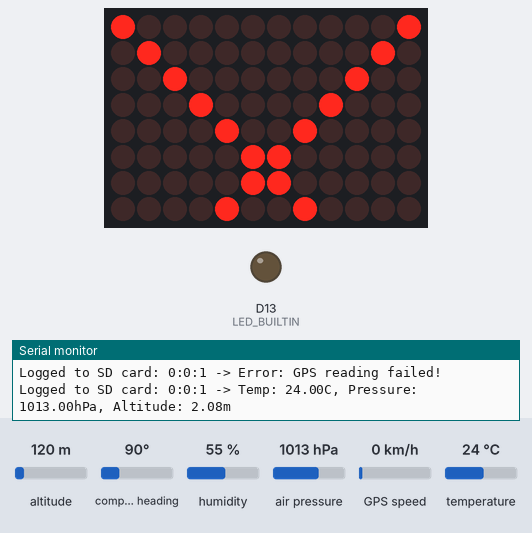
The sketch below on a simulated Arduino Uno R4 WiFi. Parts: 12×8 LED matrix, output pins drawn as LEDs (lit = HIGH), the last lines printed to the serial monitor. The inputs (shaded band) are chosen by the test bench; at power-on: altitude 120 m, compass heading 90°, humidity 55 %, air pressure 1013 hPa, GPS speed 0 km/h, temperature 24 °C. Storage starts empty; the GPS gets a fix after 3 s at 37.7749, -122.4194 with 8 satellites.

Above: at 1.1 s.
At 5.4 s:
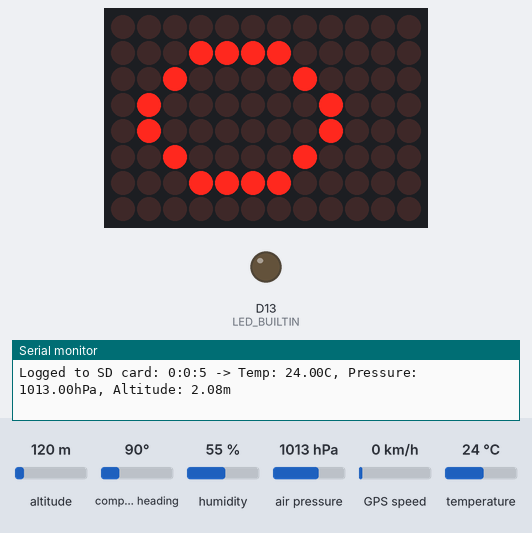

The sketch:

Arduino-HAB.ino
```cpp
#include <Wire.h>
#include <WDT.h>
#include "GPSModule.h"
#include "SDCardModule.h"
#include "BMP180Module.h"
#include "TempModule.h"
#include "Arduino_LED_Matrix.h" // Include the LED Matrix library
#include "config.h"

ArduinoLEDMatrix matrix; // Create an LED matrix object

const long wdtInterval = 5000;  // 5 seconds timeout
unsigned long wdtMillis = 0;

// LED blink timing
const int errorBlinkInterval = 500; // milliseconds
bool errorLedState = false;
unsigned long lastBlinkTime = 0;

bool isTerminating = false;
unsigned long terminationStart = 0;

uint8_t smallCircle[8][12] = {
  {0,0,0,0,0,0,0,0,0,0,0,0},
  {0,0,0,1,1,1,1,0,0,0,0,0},
  {0,0,1,0,0,0,0,1,0,0,0,0},
  {0,1,0,0,0,0,0,0,1,0,0,0},
  {0,1,0,0,0,0,0,0,1,0,0,0},
  {0,0,1,0,0,0,0,1,0,0,0,0},
  {0,0,0,1,1,1,1,0,0,0,0,0},
  {0,0,0,0,0,0,0,0,0,0,0,0}
};

uint8_t xPattern[8][12] = {
  {1,0,0,0,0,0,0,0,0,0,0,1},
  {0,1,0,0,0,0,0,0,0,0,1,0},
  {0,0,1,0,0,0,0,0,0,1,0,0},
  {0,0,0,1,0,0,0,0,1,0,0,0},
  {0,0,0,0,1,0,0,1,0,0,0,0},
  {0,0,0,0,0,1,1,0,0,0,0,0},
  {0,0,0,0,0,1,1,0,0,0,0,0},
  {0,0,0,0,1,0,0,1,0,0,0,0}
};

void setup() {
  pinMode(LED_BUILTIN, OUTPUT);
  matrix.begin();

  Serial.begin(115200);
  while (!Serial);

  delay(1000);
  Serial.println(F("NEO-6M GPS + SD Logging"));
  Serial.print(F("TinyGPSPlus v")); Serial.println(TinyGPSPlus::libraryVersion());

  // Track module initialization status
  bool sdOK = initSDCard(SD_CS_PIN);
  bool bmpOK = initBMP180();
  bool tempOK = initAHT10();

  if (!sdOK) Serial.println(F("SD card initialization failed."));
  if (!bmpOK) Serial.println(F("BMP180 initialization failed."));


  Serial.print("SD Card status: ");
  Serial.println(sdOK ? "Success" : "Failed");

  Serial.print("BMP180 status: ");
  Serial.println(bmpOK ? "Success" : "Failed");

  Serial.print("AHT10 init: ");
  Serial.println(tempOK ? "Success" : "FAILED");


  if (!sdOK || !bmpOK|| !tempOK) {
    errorLedState = true;
  }

  Serial1.begin(9600); // GPS
}

void loop() {
  // Refresh watchdog (if enabled)
  /*
  if (millis() - wdtMillis >= wdtInterval - 1) {
    WDT.refresh();
    wdtMillis = millis();
  }
  */

  // Error LED handling
  if (errorLedState) {
    digitalWrite(LED_BUILTIN, HIGH);
  }
  if(hasGPSFix()){
    matrix.renderBitmap(smallCircle, 8, 12);
  }
  else{
    matrix.renderBitmap(xPattern, 8, 12);
  }

  // GPS data
  if (readGPSData(gps)) {
    String gpsLog = String("Lat: ") + gps.location.lat() +
                    ",Lng: " + gps.location.lng() +
                    ",Date: " + gps.date.month() + "/" + gps.date.day() + "/" + gps.date.year() +
                    ",Time: " + gps.time.hour() + ":" + gps.time.minute() + ":" + gps.time.second();
    logToSDCard(gpsLog);
  } else {
    logToSDCard("Error: GPS reading failed!");
  }

  // BMP data
  float temperature, pressure, altitude;
  if(readBMP180Data(temperature, pressure, altitude)){
    String barometerLog = String("Temp: ") + temperature + "C, Pressure: " + pressure + "hPa, Altitude: " + altitude + "m";
    logToSDCard(barometerLog);
  } else {
    logToSDCard("Error: BMP180 reading failed!");
  }

   // Temp and humidity data
  float tC, hPct;
  if (readAHT10Data(tC, hPct)) {
    String tempLog = String("Temp: ") + tC + "C, Humidity: " + hPct + "%";
    logToSDCard(tempLog);
  } else {
    logToSDCard("Error: AHT10 reading failed!");
  }

  // Termination
  unsigned long currentTime = millis();
  if(terminationStart == 0 && ((currentTime > TERMINATION_TIME  && !terminationStart) || altitude > TERMINATION_HEIGHT)) {
    logToSDCard("TERMINATING FLIGHT");
    digitalWrite(RELAY_PIN, HIGH); // Turn relay ON
    isTerminating = true;
    terminationStart = currentTime;
  }
  else if(terminationStart && currentTime - terminationStart > TERMINATION_CUT_TIME){
    logToSDCard("FLIGHT TERMINATION COMPLETE");
    digitalWrite(RELAY_PIN, LOW);  // Turn relay OFF
    isTerminating = false;
  }

  delay(2000);
}
```

BMP180Module.cpp
```cpp
#include "BMP180Module.h"

Adafruit_BMP085_Unified bmp;

bool initBMP180() {
    if (!bmp.begin()) {
        Serial.println(F("Couldn't find the sensor"));
        return false;
    }
    Serial.println(F("BMP180 sensor initialized."));
    return true;
}

bool readBMP180Data(float &temperature, float &pressure, float &altitude) {
    sensors_event_t event;
    bmp.getEvent(&event);

    if (event.pressure) {
        pressure = event.pressure;

        bmp.getTemperature(&temperature);

        altitude = bmp.pressureToAltitude(1013.25, pressure);
        return true;
    } else {
        Serial.println(F("Error reading pressure data"));
        return false;
    }
}
```

BMP180Module.h
```cpp
#ifndef BMP180MODULE_H
#define BMP180MODULE_H

#include <Wire.h>
#include <Adafruit_Sensor.h>
#include <Adafruit_BMP085_U.h>

extern Adafruit_BMP085_Unified bmp;

bool initBMP180();
bool readBMP180Data(float &temperature, float &pressure, float &altitude);

#endif
```

GPSModule.cpp
```cpp
#include "GPSModule.h"
#include <Arduino.h>

TinyGPSPlus gps;

bool readGPSData(TinyGPSPlus &gps)
{
  while (Serial1.available() > 0)
  {
    char c = Serial1.read();
    if (gps.encode(c) && gps.location.isUpdated())
    {
      return true;
    }
  }
  return false;
}

void displayGPSInfo(TinyGPSPlus &gps)
{
  Serial.print(F("Location: "));
  if (gps.location.isValid())
  {
    Serial.print(gps.location.lat(), 6);
    Serial.print(F(", "));
    Serial.print(gps.location.lng(), 6);
  }
  else
  {
    Serial.print(F("INVALID"));
  }

  Serial.print(F("  Date/Time: "));
  if (gps.date.isValid())
  {
    Serial.print(gps.date.month());
    Serial.print(F("/"));
    Serial.print(gps.date.day());
    Serial.print(F("/"));
    Serial.print(gps.date.year());
  }
  else
  {
    Serial.print(F("INVALID"));
  }

  Serial.print(F(" "));
  if (gps.time.isValid())
  {
    if (gps.time.hour() < 10) Serial.print(F("0"));
    Serial.print(gps.time.hour());
    Serial.print(F(":"));
    if (gps.time.minute() < 10) Serial.print(F("0"));
    Serial.print(gps.time.minute());
    Serial.print(F(":"));
    if (gps.time.second() < 10) Serial.print(F("0"));
    Serial.print(gps.time.second());
  }
  else
  {
    Serial.print(F("INVALID"));
  }

  Serial.println();
}

bool hasGPSFix()
{
  return gps.location.isValid() &&
         gps.date.isValid() &&
         gps.time.isValid();
}
```

GPSModule.h
```cpp
#ifndef GPSMODULE_H
#define GPSMODULE_H

#include <TinyGPSPlus.h>

bool readGPSData(TinyGPSPlus &gps);

void displayGPSInfo(TinyGPSPlus &gps);

bool hasGPSFix();

extern TinyGPSPlus gps;

#endif
```

SDCardModule.cpp
```cpp
#include "SDCardModule.h"

File myFile;

bool initSDCard(uint8_t csPin) {
    if (!SD.begin(csPin)) {
        Serial.println(F("SD card initialization failed!"));
        return false;
    }
    Serial.println(F("SD card initialized."));
    return true;
}

String getTimestamp(){
    unsigned long currentTime = millis();

    unsigned long hours = (currentTime / 3600000) % 24;
    unsigned long minutes = (currentTime / 60000) % 60;
    unsigned long seconds = (currentTime / 1000) % 60;

    String timestamp = String(hours) + ":" + String(minutes) + ":" + String(seconds);

    return timestamp;
}

void logToSDCard(const String &data) {

    String timestamp = getTimestamp();
    myFile = SD.open("log.txt", FILE_WRITE);

    if (myFile) {
        myFile.print(timestamp);
        myFile.print(" -> ");
        myFile.println(data);
        myFile.close();

        Serial.print("Logged to SD card: ");
        Serial.println(timestamp + " -> " + data);
    } else {
      Serial.println("Error opening log.txt");
    }
}

void logErrorToSDCard(const String &message) {

    String timestamp = getTimestamp();
    myFile = SD.open("log.txt", FILE_WRITE);

    if (myFile) {
        myFile.print("**ERROR** ");
        myFile.print(timestamp);
        myFile.print(" -> ");
        myFile.println(message);
        myFile.close();

        Serial.print("Logged to SD card: ");
        Serial.println(timestamp + " -> " + message);
    } else {
      Serial.println("error opening log.txt");
    }
}
```

SDCardModule.h
```cpp
#ifndef SDCARD_MODULE_H
#define SDCARD_MODULE_H

#include <SD.h>
#include <SPI.h>

bool initSDCard(uint8_t csPin = 4);

void logToSDCard(const String &data);

void logErrorToSDCard(const String &message);

String getTimestamp();

#endif
```

TempModule.cpp
```cpp
#include "TempModule.h"

Adafruit_AHTX0 aht;

bool initAHT10() {

  if (!aht.begin()) {
    return false;
  }
  return true;
}
bool readAHT10Data(float &temperature, float &humidity) {
    sensors_event_t humEvent, tempEvent;
    aht.getEvent(&humEvent, &tempEvent);

    if (isnan(tempEvent.temperature) || isnan(humEvent.relative_humidity)) {
        return false;
      }

    temperature = tempEvent.temperature;
    humidity    = humEvent.relative_humidity;
    return true;
}
```

TempModule.h
```cpp
#ifndef TEMPMODULE_H
#define TEMPMODULE_H

#include <Wire.h>
#include <Adafruit_AHTX0.h>

extern Adafruit_AHTX0 aht;

bool initAHT10();

bool readAHT10Data(float &temperature, float &humidity);

#endif
```

config.h
```cpp
// config.h - Pin Definitions and Hardware Settings

#pragma once

// GPS Module (NEO-6M)
#define GPS_RX_PIN        0
#define GPS_TX_PIN        1

// I2C Pins - fixed on Uno
#define SDA_PIN    A4
#define SCL_PIN    A5

// SD Card Module (SPI Pins - fixed on Uno)
#define SD_CS_PIN         4
// (MOSI=11, MISO=12, SCK=13 are fixed in SPI)

#define RELAY_PIN         7
#define TERMINATION_HEIGHT   30000  // In metres
#define TERMINATION_TIME     10800000  // In milliseconds
#define TERMINATION_CUT_TIME 120000
```

Measured:
- what the display in image 0 shows lasts 4.3 s, from 1.0 s to 5.3 s
